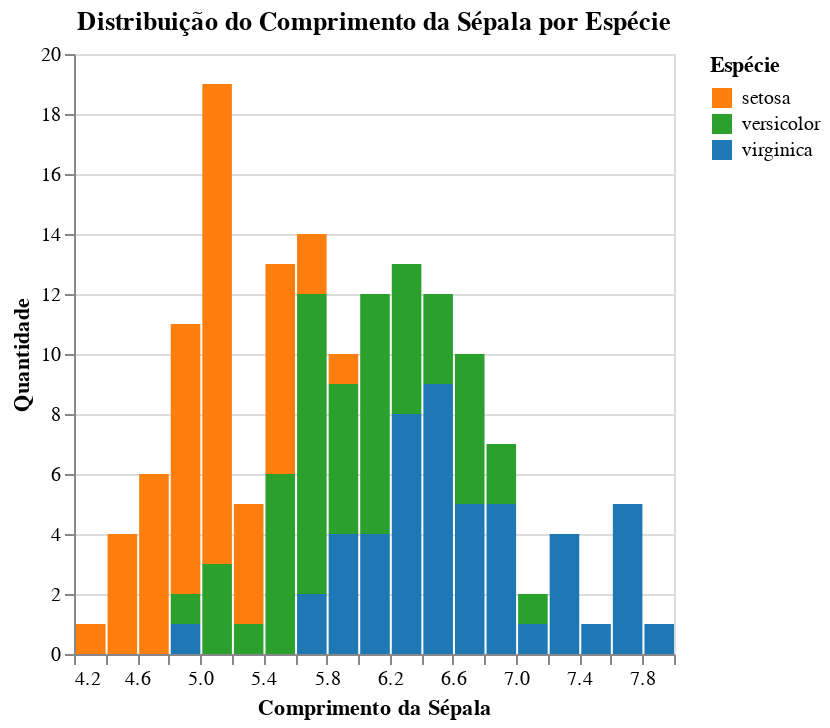
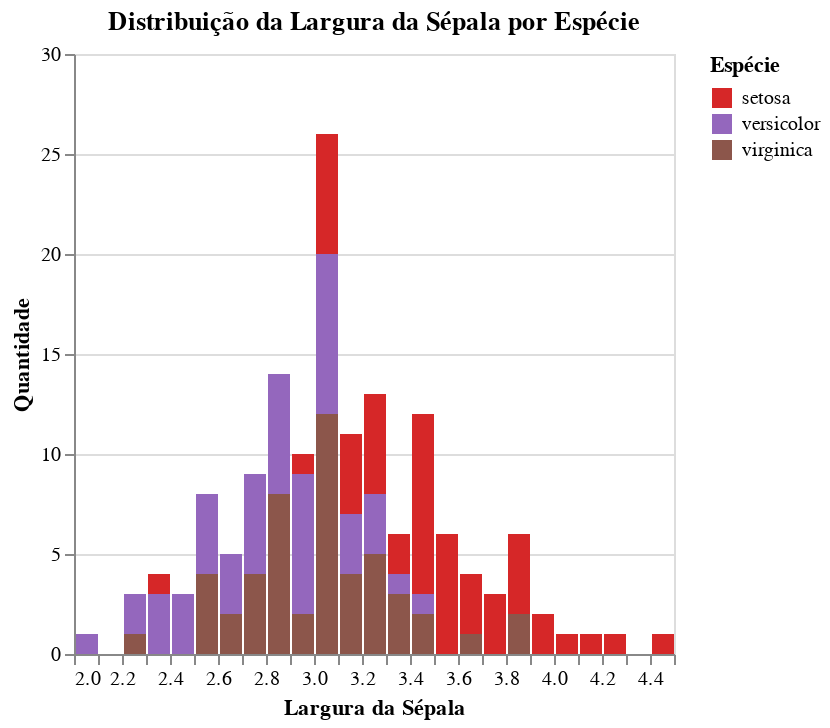
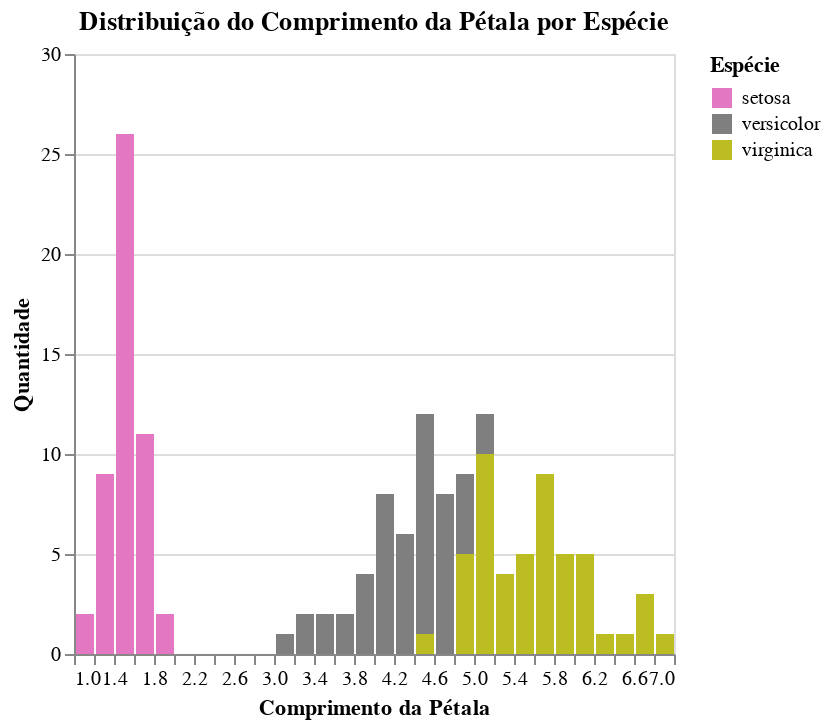
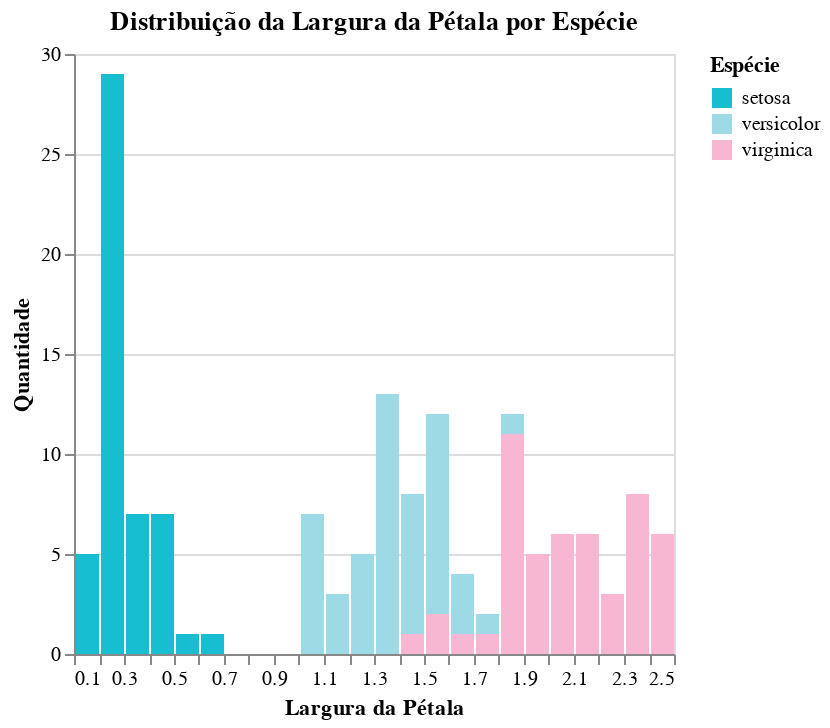

The cell these charts' notebook holds for them, in order:
### Markdown cell above
**Análise Unidimensional:** Para a análise unidimensional foi realizado gráficos barra empilhados, no qual representa melhor a quantidade de flores que respeitam determinado intervalo de tamanho (comprimento ou largura). Desta forma, foram realizados 4 gráficos (um para cada variação: comprimento e largura de sépala e pétala). Vale ressaltar que mantive as mesmas cores do boxplot para ficar algo unificado. Passando a seta em cima de cada cor (que representa cada espécie), voce consegue visualizar a quantidade de flores da determinada espécie no intervalo escolhido de tamanho.

### Code cell
graf1 = alt.Chart(df).mark_bar().encode(
    x=alt.X('sepalLength:Q', bin=alt.Bin(maxbins=30), title='Comprimento da Sépala'),
    y=alt.Y('count():Q', title='Quantidade', scale=alt.Scale(domain=[0, 20])),
    color=alt.Color('species:N', title='Espécie', scale=alt.Scale(domain=['setosa', 'versicolor', 'virginica'], range=['#ff7f0e', '#2ca02c', '#1f77b4'])),
    tooltip=[alt.Tooltip('species:N', title='Espécie'), alt.Tooltip('count():Q', title='Quantidade')]
).properties(
    title="Distribuição do Comprimento da Sépala por Espécie"
)

graf2 = alt.Chart(df).mark_bar().encode(
    x=alt.X('sepalWidth:Q', bin=alt.Bin(maxbins=30), title='Largura da Sépala'),
    y=alt.Y('count():Q', title='Quantidade', scale=alt.Scale(domain=[0, 30])),
    color=alt.Color('species:N', title='Espécie', scale=alt.Scale(domain=['setosa', 'versicolor', 'virginica'], range=['#d62728', '#9467bd', '#8c564b'])),
    tooltip=[alt.Tooltip('species:N', title='Espécie'), alt.Tooltip('count():Q', title='Quantidade')]
).properties(
    title="Distribuição da Largura da Sépala por Espécie"
)

graf3 = alt.Chart(df).mark_bar().encode(
    x=alt.X('petalLength:Q', bin=alt.Bin(maxbins=30), title='Comprimento da Pétala'),
    y=alt.Y('count():Q', title='Quantidade', scale=alt.Scale(domain=[0, 30])),
    color=alt.Color('species:N', title='Espécie', scale=alt.Scale(domain=['setosa', 'versicolor', 'virginica'], range=['#e377c2', '#7f7f7f', '#bcbd22'])),
    tooltip=[alt.Tooltip('species:N', title='Espécie'), alt.Tooltip('count():Q', title='Quantidade')]
).properties(
    title="Distribuição do Comprimento da Pétala por Espécie"
)

graf4 = alt.Chart(df).mark_bar().encode(
    x=alt.X('petalWidth:Q', bin=alt.Bin(maxbins=30), title='Largura da Pétala'),
    y=alt.Y('count():Q', title='Quantidade', scale=alt.Scale(domain=[0, 30])),
    color=alt.Color('species:N', title='Espécie', scale=alt.Scale(domain=['setosa', 'versicolor', 'virginica'], range=['#17becf', '#9edae5', '#f7b6d2'])),
    tooltip=[alt.Tooltip('species:N', title='Espécie'), alt.Tooltip('count():Q', title='Quantidade')]
).properties(
    title="Distribuição da Largura da Pétala por Espécie"
)

graf1.show()
graf2.show()
graf3.show()
graf4.show()

### Figure 1 — Vega-Lite specification as saved in the notebook (floating-point values rounded to 4 significant figures; data arrays with more than 128 entries replaced by an {"elided": "..."} marker saying what was removed)
{"config": {"view": {"continuousWidth": 300, "continuousHeight": 300}}, "data": {"name": "data-5492ad92962bad06c6c3f4c2fd78919a"}, "mark": {"type": "bar"}, "encoding": {"color": {"field": "species", "scale": {"domain": ["setosa", "versicolor", "virginica"], "range": ["#ff7f0e", "#2ca02c", "#1f77b4"]}, "title": "Espécie", "type": "nominal"}, "tooltip": [{"field": "species", "title": "Espécie", "type": "nominal"}, {"aggregate": "count", "title": "Quantidade", "type": "quantitative"}], "x": {"bin": {"maxbins": 30}, "field": "sepalLength", "title": "Comprimento da Sépala", "type": "quantitative"}, "y": {"aggregate": "count", "scale": {"domain": [0, 20]}, "title": "Quantidade", "type": "quantitative"}}, "title": "Distribuição do Comprimento da Sépala por Espécie", "$schema": "https://vega.github.io/schema/vega-lite/v5.20.1.json", "datasets": {"data-5492ad92962bad06c6c3f4c2fd78919a": {"elided": "150 records"}}}

### Figure 2 — Vega-Lite specification as saved in the notebook (floating-point values rounded to 4 significant figures; data arrays with more than 128 entries replaced by an {"elided": "..."} marker saying what was removed)
{"config": {"view": {"continuousWidth": 300, "continuousHeight": 300}}, "data": {"name": "data-5492ad92962bad06c6c3f4c2fd78919a"}, "mark": {"type": "bar"}, "encoding": {"color": {"field": "species", "scale": {"domain": ["setosa", "versicolor", "virginica"], "range": ["#d62728", "#9467bd", "#8c564b"]}, "title": "Espécie", "type": "nominal"}, "tooltip": [{"field": "species", "title": "Espécie", "type": "nominal"}, {"aggregate": "count", "title": "Quantidade", "type": "quantitative"}], "x": {"bin": {"maxbins": 30}, "field": "sepalWidth", "title": "Largura da Sépala", "type": "quantitative"}, "y": {"aggregate": "count", "scale": {"domain": [0, 30]}, "title": "Quantidade", "type": "quantitative"}}, "title": "Distribuição da Largura da Sépala por Espécie", "$schema": "https://vega.github.io/schema/vega-lite/v5.20.1.json", "datasets": {"data-5492ad92962bad06c6c3f4c2fd78919a": {"elided": "150 records"}}}

### Figure 3 — Vega-Lite specification as saved in the notebook (floating-point values rounded to 4 significant figures; data arrays with more than 128 entries replaced by an {"elided": "..."} marker saying what was removed)
{"config": {"view": {"continuousWidth": 300, "continuousHeight": 300}}, "data": {"name": "data-5492ad92962bad06c6c3f4c2fd78919a"}, "mark": {"type": "bar"}, "encoding": {"color": {"field": "species", "scale": {"domain": ["setosa", "versicolor", "virginica"], "range": ["#e377c2", "#7f7f7f", "#bcbd22"]}, "title": "Espécie", "type": "nominal"}, "tooltip": [{"field": "species", "title": "Espécie", "type": "nominal"}, {"aggregate": "count", "title": "Quantidade", "type": "quantitative"}], "x": {"bin": {"maxbins": 30}, "field": "petalLength", "title": "Comprimento da Pétala", "type": "quantitative"}, "y": {"aggregate": "count", "scale": {"domain": [0, 30]}, "title": "Quantidade", "type": "quantitative"}}, "title": "Distribuição do Comprimento da Pétala por Espécie", "$schema": "https://vega.github.io/schema/vega-lite/v5.20.1.json", "datasets": {"data-5492ad92962bad06c6c3f4c2fd78919a": {"elided": "150 records"}}}

### Figure 4 — Vega-Lite specification as saved in the notebook (floating-point values rounded to 4 significant figures; data arrays with more than 128 entries replaced by an {"elided": "..."} marker saying what was removed)
{"config": {"view": {"continuousWidth": 300, "continuousHeight": 300}}, "data": {"name": "data-5492ad92962bad06c6c3f4c2fd78919a"}, "mark": {"type": "bar"}, "encoding": {"color": {"field": "species", "scale": {"domain": ["setosa", "versicolor", "virginica"], "range": ["#17becf", "#9edae5", "#f7b6d2"]}, "title": "Espécie", "type": "nominal"}, "tooltip": [{"field": "species", "title": "Espécie", "type": "nominal"}, {"aggregate": "count", "title": "Quantidade", "type": "quantitative"}], "x": {"bin": {"maxbins": 30}, "field": "petalWidth", "title": "Largura da Pétala", "type": "quantitative"}, "y": {"aggregate": "count", "scale": {"domain": [0, 30]}, "title": "Quantidade", "type": "quantitative"}}, "title": "Distribuição da Largura da Pétala por Espécie", "$schema": "https://vega.github.io/schema/vega-lite/v5.20.1.json", "datasets": {"data-5492ad92962bad06c6c3f4c2fd78919a": {"elided": "150 records"}}}
